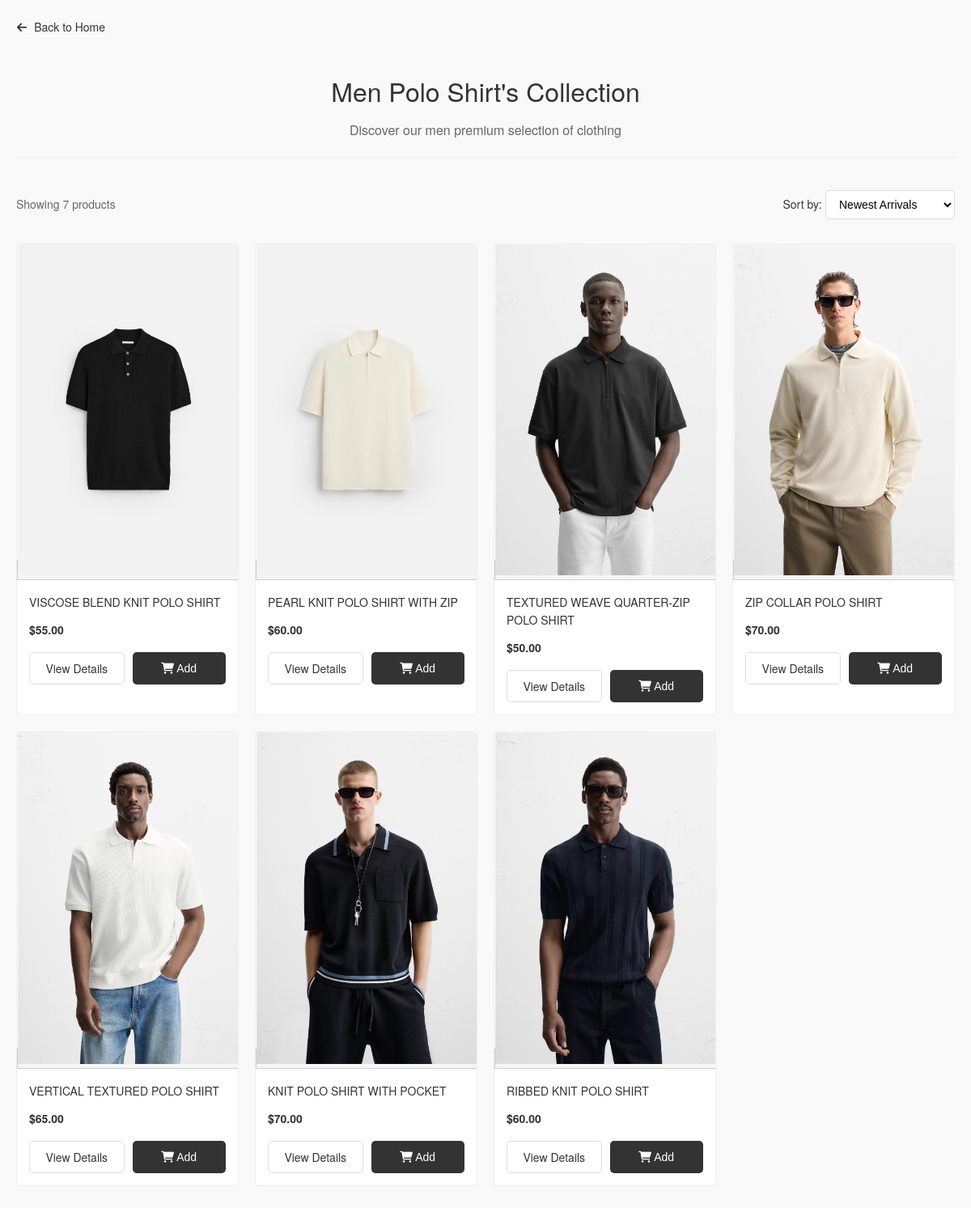
The page /men/polo_shirts/ on the database its author committed.
### clothes/models.py (models this page shows, shortened)
class Product(models.Model):
    CATEGORY_CHOICES = [
        ('men', 'Men'),
        ('women', 'Women'),
    ]
    SUBCATEGORY_CHOICES = [
        ('shirts', 'Shirts'),
        ('t_shirts', 'T-Shirts'),
        ('polo_shirts', 'Polo Shirt'),
        ('jeans', 'Jeans'),
        ('jackets', 'Jackets'),
        ('blazers', 'Blazers'),
        ('dresses', 'Dresses'),
        ('trousers', 'Trousers'),
        ('hoodies_sweatshirts', 'Hoodies | Sweatshirts'),
        ('sweaters_cardigans', 'Sweater | Cardigans'),
        ('tops', 'Tops'),
        ('shorts', 'Shorts'),
        ('shoes', 'Shoes'),
        ('bags', 'Bags'),
        ('accessories', 'Accessories'),
        ('perfume', 'Perfume'),
    ]
    SIZE_CHOICES = [
        ('XS', 'Extra Small'),
        ('S', 'Small'),
        ('M', 'Medium'),
        ('L', 'Large'),
        ('XL', 'Extra Large'),
    ]
    product_id = models.CharField(max_length=50, unique=True)  # Barcode or unique ID
    name = models.CharField(max_length=200)
    category = models.CharField(max_length=50, choices=CATEGORY_CHOICES)
    subcategory = models.CharField(max_length=50, choices=SUBCATEGORY_CHOICES)
    description = models.TextField()
    sku = models.CharField(max_length=50, unique=True, blank=True, null=True)
    stock = models.PositiveIntegerField(default=0)
    price = models.DecimalField(max_digits=10, decimal_places=2)
    size = models.CharField(max_length=50, choices=SIZE_CHOICES)  # Size options
    image_name = models.CharField(max_length=100, blank=True, null=True)

### clothes/views.py (the view)
# urls.py: path('men/polo_shirts/', views.men_polo_shirts, name='men/men_polo_shirts'),
def men_polo_shirts(request):
    products = Product.objects.filter(category='men', subcategory='polo_shirts')
    return render(request, 'men/men_polo_shirts.html', {'products': products})

### clothes/templates/men/men_polo_shirts.html (shortened to what this page needs)
{% load static %}
<!DOCTYPE html>
<html lang="en">
<head>
    <link rel="stylesheet" href="https://cdnjs.cloudflare.com/ajax/libs/font-awesome/6.0.0/css/all.min.css">
    <link rel="stylesheet" href="{% static 'Shop/shop.css' %}">
</head>
<body>
    <div class="shop-container">
        <a href="{% url 'home' %}" class="back-button">
            <i class="fas fa-arrow-left"></i> Back to Home
        </a>
        <div class="shop-header">
            <h1>Men Polo Shirt's Collection</h1>
            <p class="shop-subtitle">Discover our men premium selection of clothing</p>
        </div>
        <div class="shop-toolbar">
            <div class="results-count">
                Showing {{ products.count }} products
            </div>
            <div class="sort-options">
                <label for="sort">Sort by:</label>
                <select id="sort" name="sort">
                    <option value="newest">Newest Arrivals</option>
                </select>
            </div>
        </div>
        <div class="product-grid">
            {% for product in products %}
            <div class="product-card">
                <a href="{% url 'product_detail' product.id %}" class="product-image">
                    <img src="{% static 'Shop/' %}{{ product.image_name }}" alt="{{ product.name }}" loading="lazy">
                </a>
                <div class="product-info">
                    <h3>{{ product.name }}</h3>
                    <div class="price">
                        {% if product.discount_price %}
                        <span class="current-price">${{ product.discount_price }}</span>
                        <span class="original-price">${{ product.price }}</span>
                        {% else %}
                        <span class="current-price">${{ product.price }}</span>
                        {% endif %}
                    </div>
                    <div class="product-actions">
                        <a href="{% url 'product_detail' product.id %}" class="view-btn">View Details</a>
                        <button class="add-btn" data-product-id="{{ product.id }}">
                            <i class="fas fa-shopping-cart"></i> Add
                        </button>
                    </div>
                </div>
            </div>
            {% endfor %}
        </div>
    </div>
</body>
</html>

### static/Shop/shop.css (style rules this page uses)
body { font-family: 'Helvetica Neue', Arial, sans-serif; line-height: 1.6; color: #333; background-color: #f9f9f9; margin: 0; padding: 0; }
.shop-container { max-width: 1200px; margin: 0 auto; padding: 20px; }
.back-button { display: inline-block; margin-bottom: 20px; color: #333; text-decoration: none; font-size: 14px; transition: color 0.3s; border-radius: 5px; border: 1px solid #fff; }
.back-button i { margin-right: 5px; }
.shop-header { text-align: center; margin-bottom: 40px; padding-bottom: 20px; border-bottom: 1px solid #eee; }
.shop-header h1 { font-size: 32px; margin-bottom: 10px; font-weight: 500; }
.shop-subtitle { color: #666; font-size: 16px; margin: 0; }
.shop-toolbar { display: flex; justify-content: space-between; align-items: center; margin-bottom: 30px; }
.results-count { font-size: 14px; color: #666; }
.sort-options { align-items: center; gap: 10px; }
.sort-options label { font-size: 14px; }
.sort-options select { padding: 8px 12px; border: 1px solid #ddd; border-radius: 4px; background-color: white; font-size: 14px; }
.product-grid { display: grid; grid-template-columns: repeat(4,1fr); gap: 25px; margin-bottom: 40px; }
.product-card { background: white; border: 1px solid #eee; border-radius: 4px; overflow: hidden; transition: transform 0.3s, box-shadow 0.3s; }
.product-image { width: calc(20% - 15px); text-align: center; border: 1px solid #ccc; background-color: #f5f5f5; }
.product-image img { max-width: 100%; max-height: auto; }
.product-info { padding: 15px; }
.product-info h3 { font-size: 16px; margin: 0 0 10px; font-weight: 500; }
.price { margin-bottom: 15px; }
.current-price { font-weight: 700; color: #333; }
.product-actions { display: flex; gap: 10px; }
.view-btn, .add-btn { flex: 1; padding: 8px; font-size: 14px; text-align: center; border-radius: 5px; transition: all 0.3s; }
.view-btn { background: white; color: #333; border: 1px solid #ddd; text-decoration: none; }
.add-btn { background: #333; color: white; border: none; cursor: pointer; }
@media (max-width: 1536px) { .product-grid { grid-template-columns: repeat(4, 1fr); gap: 20px; } }
@media (max-width: 1536px) { .product-info h3 { font-size: 14px; } }
@media (max-width: 1536px) { .current-price { font-size: 14px; } }
@media (max-width: 1280px) { .product-grid { grid-template-columns: repeat(4, 1fr); gap: 20px; } }
@media (max-width: 1280px) { .product-info h3 { font-size: 14px; } }
@media (max-width: 1280px) { .current-price { font-size: 14px; } }

### rows shown on the page
Product: image_name (picture), name "VISCOSE BLEND KNIT POLO SHIRT", price "55.00"
Product: image_name (picture), name "PEARL KNIT POLO SHIRT WITH ZIP", price "60.00"
Product: image_name (picture), name "TEXTURED WEAVE QUARTER-ZIP POLO SHIRT", price "50.00"
Product: image_name (picture), name "ZIP COLLAR POLO SHIRT", price "70.00"
Product: image_name (picture), name "VERTICAL TEXTURED POLO SHIRT", price "65.00"
Product: image_name (picture), name "KNIT POLO SHIRT WITH POCKET", price "70.00"
Product: image_name (picture), name "RIBBED KNIT POLO SHIRT", price "60.00"

### other values the page prints
{{ products.count }} "7"
